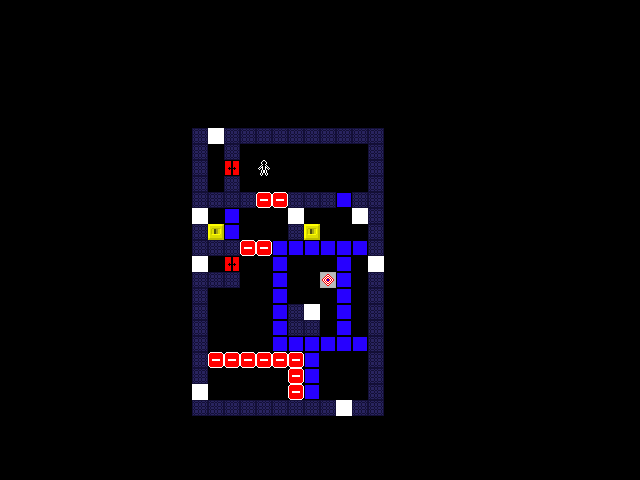

This is a level from a 2D game, rendered from its Tiled map with the project's own tilesets. A one-line summary and the map file follow, with tile-layer data summarised:
An orthogonal 40x30 tile map with 16x16 px tiles, 5 tile layers (tiles, pieces, pieces2, pieces3, ...) and 2 objects (001, 002).

<map version="1.10" tiledversion="1.11.0" orientation="orthogonal" renderorder="right-down" width="40" height="30" tilewidth="16" tileheight="16" infinite="0" nextlayerid="8" nextobjectid="11">
 <editorsettings>
  <export target="../../../../Users/User/Desktop/001..tmx" format="tmx" />
 </editorsettings>
 <tileset firstgid="1" name="tiles" tilewidth="16" tileheight="16" tilecount="81" columns="9">
  <image source="tiles.png" width="144" height="144" />
 </tileset>
 <layer id="1" name="tiles" width="40" height="30">
  <data>[1200 cells, 106 non-empty, 5 distinct tile ids]</data>
 </layer>
 <layer id="2" name="pieces" width="40" height="30">
  <data>[1200 cells, 16 non-empty, 3 distinct tile ids]</data>
 </layer>
 <layer id="6" name="pieces2" width="40" height="30">
  <data>[1200 cells, 0 non-empty, 0 distinct tile ids]</data>
 </layer>
 <layer id="7" name="pieces3" width="40" height="30">
  <data>[1200 cells, 0 non-empty, 0 distinct tile ids]</data>
 </layer>
 <layer id="3" name="actors" width="40" height="30">
  <data>[1200 cells, 1 non-empty, 1 distinct tile ids]</data>
 </layer>
 <objectgroup id="5" name="connectors">
  <object id="9" name="001" x="360" y="357.667">
   <polyline points="-47.6667,-124.333 -125.333,-94" />
  </object>
  <object id="10" name="002" x="214.667" y="231.667">
   <polyline points="0,0 15.3333,-63" />
  </object>
 </objectgroup>
</map>
